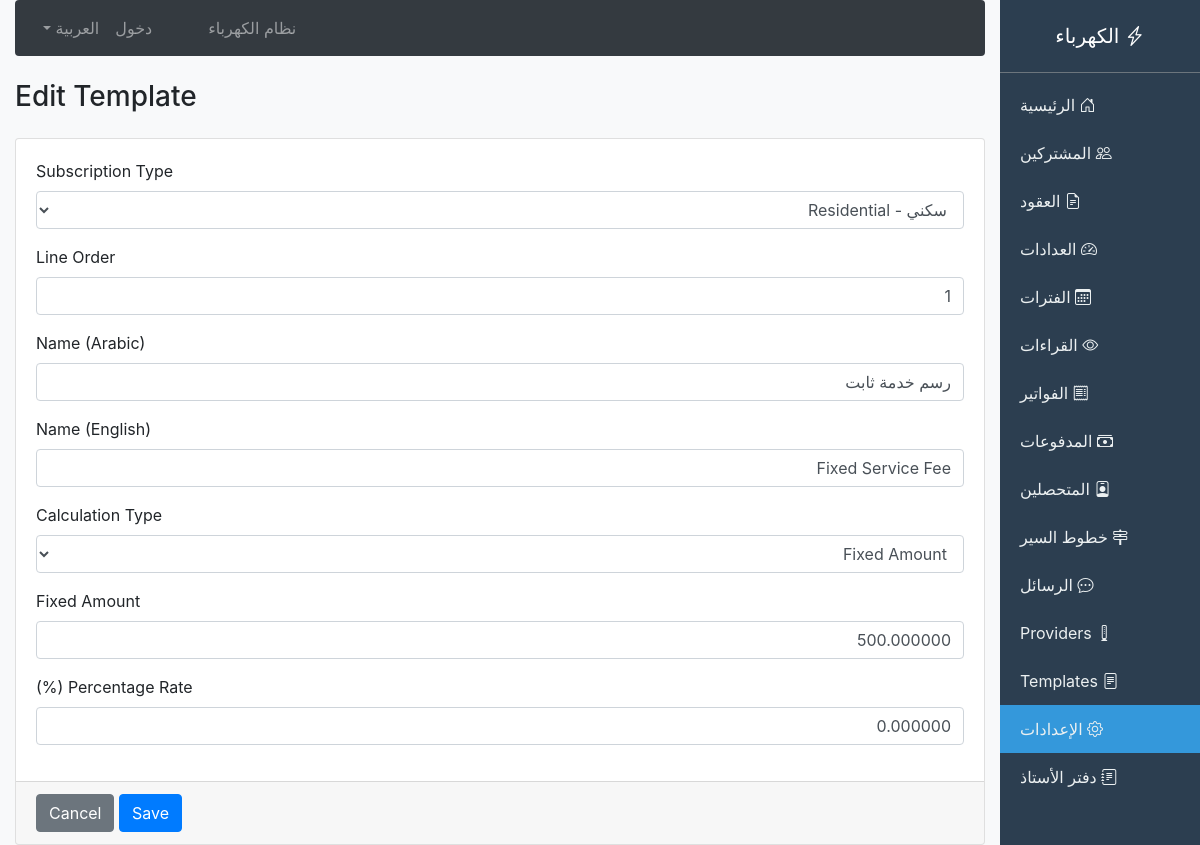
/billing/settings/templates/1/, run on the app's committed database.
### billing/models.py (models this page shows, shortened)
class InvoiceLineTemplate(models.Model):
    class CalculationType(models.TextChoices):
        FIXED = 'fixed', 'Fixed'
        PERCENTAGE = 'percentage', 'Percentage'
        TIERED_KWH = 'tiered_kwh', 'Tiered kWh'
        SINGLE_RATE_KWH = 'single_rate_kwh', 'Single Rate kWh'
        DEMAND_CHARGE = 'demand_charge', 'Demand Charge'
        MINIMUM_CHARGE = 'minimum_charge', 'Minimum Charge'
    type = models.ForeignKey(SubscriptionType, on_delete=models.CASCADE, related_name='line_templates')
    line_order = models.IntegerField()
    line_name_ar = models.CharField(max_length=150)
    line_name_en = models.CharField(max_length=150, blank=True)
    calculation_type = models.CharField(max_length=20, choices=CalculationType.choices)
    fixed_amount = models.DecimalField(max_digits=12, decimal_places=2, default=0)
    percentage_rate = models.DecimalField(max_digits=5, decimal_places=2, default=0)
    depends_on = models.ForeignKey('self', on_delete=models.SET_NULL, null=True, blank=True)
    is_taxable = models.BooleanField(default=False)
    is_active = models.BooleanField(default=True)
    class Meta:
        ordering = ['type', 'line_order']
        unique_together = ['type', 'line_order']

class SubscriptionType(models.Model):
    name_ar = models.CharField(max_length=100)
    name_en = models.CharField(max_length=100, blank=True)
    description = models.TextField(blank=True)
    is_active = models.BooleanField(default=True)
    created_at = models.DateTimeField(auto_now_add=True)
    class Meta:
        verbose_name = 'Subscription Type'
        verbose_name_plural = 'Subscription Types'

### billing/views.py (the view, shortened to what this page needs)
# urls.py: path('settings/templates/<int:pk>/', views.template_edit, name='template_edit'),
def template_edit(request, pk):
    template = get_object_or_404(InvoiceLineTemplate, pk=pk)
    subscription_types = SubscriptionType.objects.all()
    return render(request, 'billing/template_form.html', {
        'title': 'Edit Template',
        'template': template,
        'subscription_types': subscription_types,
    })

### billing/context_processors.py (called while the page is built)
def language_context(request):
    lang = getattr(request, 'session', {}).get('django_language', 'ar')
    if not lang:
        lang = 'ar'
    return {
        'LANGUAGE_CODE': lang,
        'LANGUAGE_NAME': 'العربية' if lang == 'ar' else 'English'
    }

### templates/billing/template_form.html (shortened to what this page needs)
{% extends 'billing/base.html' %}
{% block content %}
<h3>{{ title }}</h3>
<form method="post" class="mt-4">
    <div class="card">
        <div class="card-body">
            <div class="form-group">
                <label>Subscription Type</label>
                <select name="type" class="form-control" required>
                    {% for st in subscription_types %}
                    <option value="{{ st.id }}" {% if template.type_id == st.id or selected_type == st.id %}selected{% endif %}>{{ st.name_ar }} - {{ st.name_en }}</option>
                    {% endfor %}
                </select>
            </div>
            <div class="form-group">
                <label>Line Order</label>
                <input type="number" name="line_order" class="form-control" value="{{ template.line_order|default:0 }}">
            </div>
            <div class="form-group">
                <label>Name (Arabic)</label>
                <input type="text" name="line_name_ar" class="form-control" value="{{ template.line_name_ar|default:'' }}" required>
            </div>
            <div class="form-group">
                <label>Name (English)</label>
                <input type="text" name="line_name_en" class="form-control" value="{{ template.line_name_en|default:'' }}">
            </div>
            <div class="form-group">
                <label>Calculation Type</label>
                <select name="calculation_type" class="form-control" required>
                    <option value="fixed" {% if template.calculation_type == 'fixed' %}selected{% endif %}>Fixed Amount</option>
                </select>
            </div>
            <div class="form-group">
                <label>Fixed Amount</label>
                <input type="number" name="fixed_amount" class="form-control" value="{{ template.fixed_amount|stringformat:'f' }}" step="0.01">
            </div>
            <div class="form-group">
                <label>Percentage Rate (%)</label>
                <input type="number" name="percentage_rate" class="form-control" value="{{ template.percentage_rate|stringformat:'f' }}" step="0.01">
            </div>
        </div>
        <div class="card-footer">
            <button type="submit" class="btn btn-primary">Save</button>
            <a href="{% url 'system_settings' %}" class="btn btn-secondary">Cancel</a>
        </div>
    </div>
</form>
{% endblock %}

### data on the page
InvoiceLineTemplate: type "سكني - Residential", line_order "1", line_name_ar "رسم خدمة ثابت", line_name_en "Fixed Service Fee", calculation_type "Fixed Amount", fixed_amount "500.000000", percentage_rate "0.000000"

### other printed values
{{ title }} "Edit Template"
